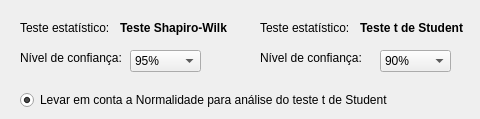
      <widget class="QWidget" name="tab_14">
       <attribute name="title">
        <string>Testes Estatisticos</string>
       </attribute>
       <widget class="QLabel" name="label_25">
        <property name="geometry">
         <rect>
          <x>20</x>
          <y>20</y>
          <width>101</width>
          <height>16</height>
         </rect>
        </property>
        <property name="text">
         <string>Teste estatístico:</string>
        </property>
       </widget>
       <widget class="QLabel" name="label_26">
        <property name="geometry">
         <rect>
          <x>20</x>
          <y>50</y>
          <width>108</width>
          <height>16</height>
         </rect>
        </property>
        <property name="text">
         <string>Nível de confiança:</string>
        </property>
       </widget>
       <widget class="QComboBox" name="comboBox_9">
        <property name="geometry">
         <rect>
          <x>130</x>
          <y>50</y>
          <width>71</width>
          <height>22</height>
         </rect>
        </property>
        <property name="editable">
         <bool>false</bool>
        </property>
        <property name="currentText">
         <string>95%</string>
        </property>
        <property name="currentIndex">
         <number>2</number>
        </property>
        <property name="insertPolicy">
         <enum>QComboBox::InsertAtCurrent</enum>
        </property>
        <item>
         <property name="text">
          <string>75%</string>
         </property>
        </item>
        <item>
         <property name="text">
          <string>90%</string>
         </property>
        </item>
        <item>
         <property name="text">
          <string>95%</string>
         </property>
        </item>
        <item>
         <property name="text">
          <string>97,5%</string>
         </property>
        </item>
        <item>
         <property name="text">
          <string>99%</string>
         </property>
        </item>
       </widget>
       <widget class="QRadioButton" name="radioButton_4">
        <property name="geometry">
         <rect>
          <x>20</x>
          <y>90</y>
          <width>431</width>
          <height>20</height>
         </rect>
        </property>
        <property name="text">
         <string>Levar em conta a Normalidade para análise do teste t de Student </string>
        </property>
        <property name="checked">
         <bool>true</bool>
        </property>
       </widget>
       <widget class="QComboBox" name="comboBox_13">
        <property name="geometry">
         <rect>
          <x>380</x>
          <y>50</y>
          <width>71</width>
          <height>22</height>
         </rect>
        </property>
        <property name="editable">
         <bool>false</bool>
        </property>
        <property name="currentText">
         <string>90%</string>
        </property>
        <property name="currentIndex">
         <number>1</number>
        </property>
        <property name="insertPolicy">
         <enum>QComboBox::InsertAtCurrent</enum>
        </property>
        <item>
         <property name="text">
          <string>75%</string>
         </property>
        </item>
        <item>
         <property name="text">
          <string>90%</string>
         </property>
        </item>
        <item>
         <property name="text">
          <string>95%</string>
         </property>
        </item>
        <item>
         <property name="text">
          <string>97,5%</string>
         </property>
        </item>
        <item>
         <property name="text">
          <string>99%</string>
         </property>
        </item>
       </widget>
       <widget class="QLabel" name="label_93">
        <property name="geometry">
         <rect>
          <x>260</x>
          <y>50</y>
          <width>108</width>
          <height>16</height>
         </rect>
        </property>
        <property name="text">
         <string>Nível de confiança:</string>
        </property>
       </widget>
       <widget class="QLabel" name="label_94">
        <property name="geometry">
         <rect>
          <x>120</x>
          <y>20</y>
          <width>111</width>
          <height>16</height>
         </rect>
        </property>
        <property name="font">
         <font>
          <bold>true</bold>
          <stylestrategy>PreferDefault</stylestrategy>
         </font>
        </property>
        <property name="text">
         <string>Teste Shapiro-Wilk</string>
        </property>
       </widget>
       <widget class="QLabel" name="label_95">
        <property name="geometry">
         <rect>
          <x>360</x>
          <y>20</y>
          <width>111</width>
          <height>16</height>
         </rect>
        </property>
        <property name="font">
         <font>
          <bold>true</bold>
          <stylestrategy>PreferDefault</stylestrategy>
         </font>
        </property>
        <property name="text">
         <string>Teste t de Student</string>
        </property>
       </widget>
       <widget class="QLabel" name="label_92">
        <property name="geometry">
         <rect>
          <x>260</x>
          <y>20</y>
          <width>91</width>
          <height>16</height>
         </rect>
        </property>
        <property name="text">
         <string>Teste estatístico:</string>
        </property>
       </widget>
      </widget>
